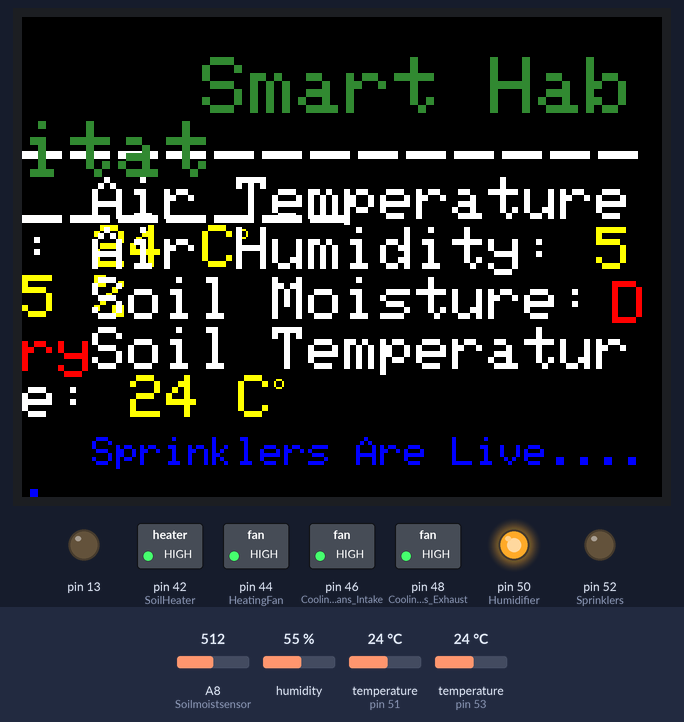
A sketch run on a simulated Arduino Mega 2560, built with avr-gcc and run on an emulated ATmega2560. Shown: 320×240 colour display, switched loads named in the sketch (green lamp = pin HIGH), output pins drawn as LEDs (lit = HIGH). Inputs (shaded band) come from the test bench; at power-on: temperature (sensors on pin 51, pin 53) 24 °C, A8 (Soilmoistsensor) = 512, humidity 55 %. What the sketch prints to the serial monitor is not drawn.

Above: at 1.4 s.
1.5 s: temperature (sensor on pin 51) set to 12 °C
At 13.2 s:
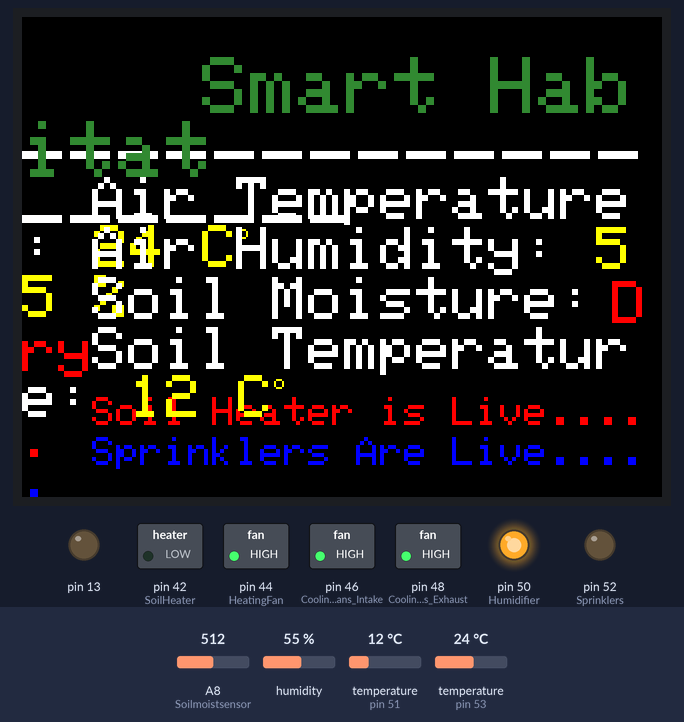
13.5 s: temperature (sensor on pin 53) set to 12 °C
At 23.5 s:
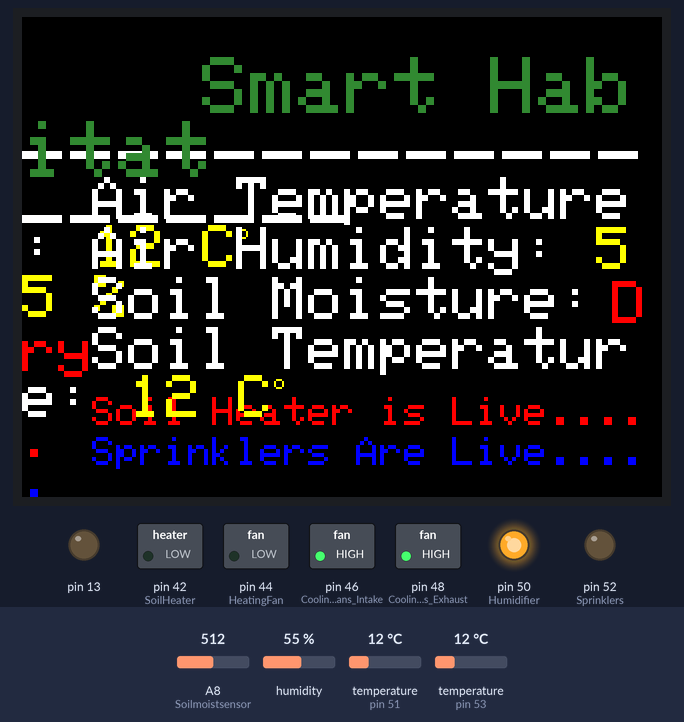
24.4 s: A8 (Soilmoistsensor) set to 415
35.0 s: A8 (Soilmoistsensor) set to 381
At 45.1 s:
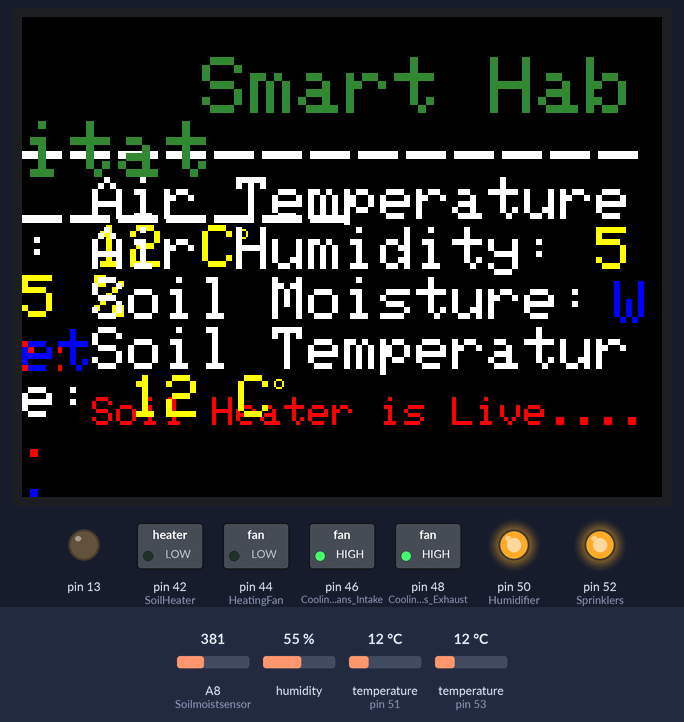
46.2 s: humidity set to 52 %
57.1 s: humidity set to 49 %
At 67.7 s:
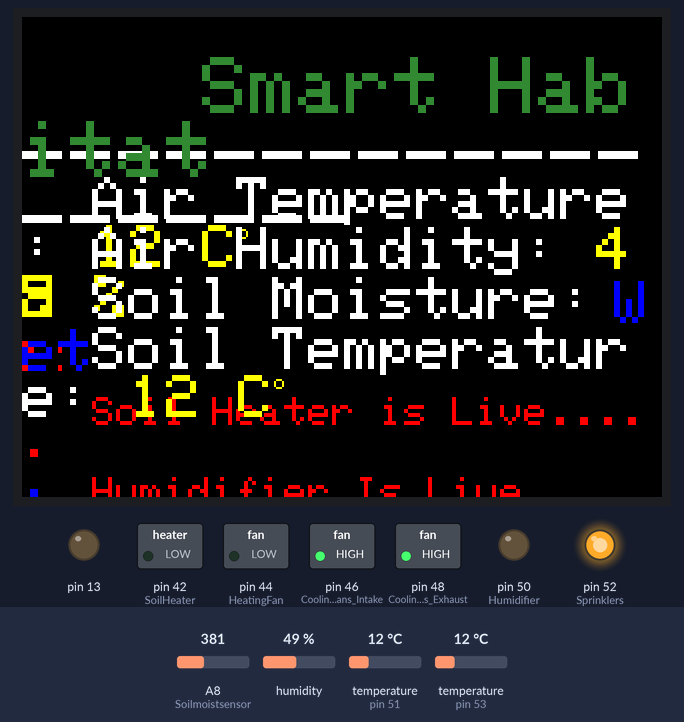
Timing chart, 0 to 69.1 s (numbered marks = the images above; inputs shaded):
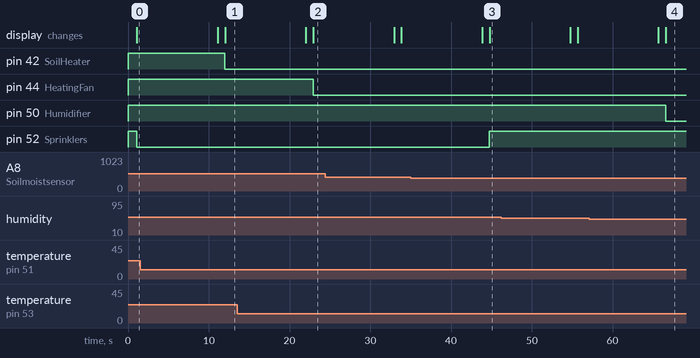

The sketch:

Smart_Habitat_v0.2.ino
```cpp
//Artificial Intel Formula For (Testing)
//Created By Fernando
String FerniOS_Version = "Ferni0S v0.4";

//=================================================  Header ============================================================================================================


#include <SimpleDHT.h> // Air Temp & Humid
#include <OneWire.h>  // Soil Temp
#include <DallasTemperature.h> // Soil Temp

//=====================Sensors====================================


int pinDHT11 = 53; // Temp. & Humid. Sensor pin 53
#define ONE_WIRE_BUS 51 // Soil Temp Sensor pin 51
int Soilmoistsensor = A8; // Soil Moisture Analog A8


//=====================Relay Control=============================


int HeatingFan = 44; // Heating Fan Intake Relay 1
int CoolingingFans_Intake = 46; // Cooling Fans Intake Relay 2
int CoolingingFans_Exhaust = 48; // Cooling Fans Exhaust/Dehumidifer Relay 3
int Humidifier = 50; // Humidifier Relay 4
int Sprinklers = 52; // Sprinklers Relay 5
int SoilHeater = 42; // Soil Heater Relay 6
//int UVLights = ; // UV Lights Relay 7
//int Empty = ; //  Relay 8


//=====================Data Pin/Analog Variables=============================


volatile byte relayState = LOW; // Relays
SimpleDHT11 dht11; // Air Temp & Humid
OneWire oneWire(ONE_WIRE_BUS); // Soil Temp
DallasTemperature Soiltemp(&oneWire);// Soil Temp
int SoilmoistsensorValue = 0; // Soil Moisture Sensor


//=============================================== GUI ======================================================================================================================================


//============== Libraries and variables of the OS ==========================


// *** SPFD5408 change -- Begin
#include <SPFD5408_Adafruit_GFX.h>    // Core graphics library
#include <SPFD5408_Adafruit_TFTLCD.h> // Hardware-specific library
#include <SPFD5408_TouchScreen.h>
// *** SPFD5408 change -- End

#include <EEPROM.h>                   //  To save button status on EEPROM

// The control pins for the LCD can be assigned to any digital or
// analog pins...but we'll use the analog pins as this allows us to
// double up the pins with the touch screen (see the TFT paint example).
#define LCD_CS A3 // Chip Select goes to Analog 3
#define LCD_CD A2 // Command/Data goes to Analog 2
#define LCD_WR A1 // LCD Write goes to Analog 1
#define LCD_RD A0 // LCD Read goes to Analog 0
#define LCD_RESET A4 // Can alternately just connect to Arduino's reset pin

#define LCDROTATION    3

/*  Touch  */

#define YP A3  // must be an analog pin, use "An" notation!
#define XM A2  // must be an analog pin, use "An" notation!
#define YM 9   // can be a digital pin
#define XP 8   // can be a digital pin


#define TS_MINX 150 //  150
#define TS_MINY 120 //  120
#define TS_MAXX 920 //  920
#define TS_MAXY 940 //  940

// For better pressure precision, we need to know the resistance
// between X+ and X- Use any multimeter to read it
// For the one we're using, its 300 ohms across the X plate
TouchScreen ts = TouchScreen(XP, YP, XM, YM, 300);

#define MINPRESSURE 10
#define MAXPRESSURE 1000

/*  End Touch  */

/*  Colors - Assign human-readable names to some common 16-bit color values:
	16bit color picker: https://ee-programming-notepad.blogspot.co.uk/2016/10/16-bit-color-generator-picker.html
	HTML colors: http://htmlcolorcodes.com/                                                                    */

#define BLACK           0x0000
#define WHITE           0xFFFF
#define BLUE            0x001F
#define RED             0xF800
#define GREEN           0x2685
#define CYAN            0x07FF
#define LIME            0x5FE0
#define MAGENTA         0xF81F
#define YELLOW          0xFFE0
#define TURQUOISE       0x0F1B
#define ORANGE          0xFBA0
#define PINK            0xF813
#define SKY             0x667F        // nice light blue
#define GREY            0xE73C
#define DarkTURQUOISE   0x3491
#define DarkGREY        0x39C7
#define DarkRED         0x8986
#define DarkGREEN       0x3446
#define DarkMAGENTA     0x612F
#define DarkBLUE        0x298B
#define DarkYELLOW      0x83E5
#define DarkORANGE      0xA347
#define DarkPINK        0xA1EF
#define GOLD            0xF3FF00      //  nice yellow
#define SALMON          0xFB2C        //  nice red

	//==================== Initialize TFT Display =========================
Adafruit_TFTLCD tft(LCD_CS, LCD_CD, LCD_WR, LCD_RD, LCD_RESET);


//==================================================Relay Setup========================================================================================================================================================


void setup()
{
	{
		Serial.begin(9600);
	}

	Soiltemp.begin(); // Soil Temp Sensor

	//=== Heating Fans ================================ Relay 1
	pinMode(HeatingFan, OUTPUT);
	digitalWrite(HeatingFan, HIGH);

	//=== Cooling Fans (Intake) ======================= Relay 2
	pinMode(CoolingingFans_Intake, OUTPUT);
	digitalWrite(CoolingingFans_Intake, HIGH);

	//=== Cooling Fans/Dehumidifer (Exhaust) ========== Relay 3
	pinMode(CoolingingFans_Exhaust, OUTPUT);
	digitalWrite(CoolingingFans_Exhaust, HIGH);

	//=== Humidifer =================================== Relay 4
	pinMode(Humidifier, OUTPUT);
	digitalWrite(Humidifier, HIGH);

	//=== Sprinklers ================================== Relay 5
	pinMode(Sprinklers, OUTPUT);
	digitalWrite(Sprinklers, HIGH);

	//=== Soil Heater ================================= Relay 6
	pinMode(SoilHeater, OUTPUT);
	digitalWrite(SoilHeater, HIGH);

	//=== UV Lights =================================== Relay 7
	/*pinMode(UVLights, OUTPUT);
	digitalWrite(UVLights, HIGH);*/

	//=== Empty ======================================= Relay 8
	//pinMode(Empty, OUTPUT);
	//digitalWrite(Empty, HIGH);


	// =================================================GUI Setup======================================================================================================================================================


	pinMode(13, OUTPUT);
	tft.reset();


	// ====================================================== Reset the TFT Display ========================================================


	tft.begin(0x9341);                          // The address of your Display
	tft.setRotation(LCDROTATION);               // Need for the Mega, please changed for your choice or rotation initial
	tft.fillScreen(BLACK);
}

void loop() {
	//=============Temp & Humid Moduel Formula=========================================================================================================================================================================
	// read with raw sample data.
	byte temperature = 0;
	byte humidity = 0;
	byte data[40] = { 0 };
	if (dht11.read(pinDHT11, &temperature, &humidity, data))


	//============= Serial Display (Testing) ============================================================================================================================================================================

	//======== Air Temp and Humid Display ========================

	Serial.print("Air Temperature: ");
	Serial.print((int)temperature); Serial.print(" *C, ");
	Serial.print("Air Humidity: ");
	Serial.print((int)humidity); Serial.println(" %");
	//delay(1000);

	//======== Soil Temp Display =================================

	Soiltemp.requestTemperatures(); // Send the command to get temperature readings
	Serial.print("Soil Temp: ");
	Serial.print(Soiltemp.getTempCByIndex(0));
	//delay(1000);

	//========= Soil Moisture Display ============================

	SoilmoistsensorValue = analogRead(Soilmoistsensor);
	Serial.print(" Soil Moisture: ");
	Serial.println(SoilmoistsensorValue);
	//delay(1000);

	//======== Light Intensity ================================= (Not in use)


	//========================================================================================== GUI =================================================================================

	 //=========================== Function Icons on ===================================

		if (SoilmoistsensorValue >= 400) // Sprinklers on (Default >= 400)
		{
			tft.setTextSize(2);
			tft.setCursor(35, 210);
			tft.setTextColor(BLUE);
			tft.print("Sprinklers Are Live.....");
		}

		else // Sprinklers off
		{
			tft.setCursor(35, 210);
			tft.print(" ");
		}

     //===================================================================================

		if (humidity <= 50) // Humidifier on (Default <= 50%)
		{
			tft.setTextSize(2);
			tft.setCursor(35, 230);
			tft.setTextColor(RED);
			tft.print("Humidifier Is Live.....");
		}

		else // Humidifier off
		{
			tft.setCursor(35, 230);
			tft.print(" ");
		}

	//===================================================================================

		if (temperature <= 23) // Heaters on (Default <= 23C)
		{
			tft.setTextSize(2);
			tft.setCursor(35, 270);
			tft.setTextColor(RED);
			tft.print("Air Heaters Are Live.....");
		}


		else // Heaters off
		{
			tft.setCursor(35, 270);
			tft.print(" ");
		}

	//===================================================================================

		if (temperature >= 25) // Fans on (Default >= 25C)
		{
			tft.setTextSize(2);
			tft.setCursor(35, 250);
			tft.setTextColor(BLUE);
			tft.print("Fans Are Live.....");
		}

		else // Fans off
		{
			tft.setCursor(35, 250);
			tft.print(" ");
		}

	//===================================================================================

		if ((Soiltemp.getTempCByIndex(0)) <= 22) // Soil Heaters on (Default <= 22C)
		{
			tft.setTextSize(2);
			tft.setCursor(35, 190);
			tft.setTextColor(RED);
			tft.print("Soil Heater is Live.....");
		}


		else // Soil Heaters off
		{
			tft.setCursor(35, 190);
			tft.print(" ");
		}

	//=================================================================================================================================================================


	/*  ----------------------- (Line)  */
	tft.setTextSize(4.1);
	tft.setTextColor(WHITE);
	tft.setCursor(0, 55);
	tft.print("--------------------");


	/*  Temperature  */
	tft.setTextSize(3);
	tft.setTextColor(WHITE);
	tft.setCursor(35, 80);
	tft.print("Air Temperature: ");
	tft.setTextColor(YELLOW);
	tft.print((int)temperature); tft.print(" C");
	tft.setTextSize(1);
	tft.print("o");


	/*  Humidity  */
	tft.setTextSize(3);
	tft.setCursor(35, 105);
	tft.setTextColor(WHITE);
	tft.print("Air Humidity: ");
	tft.setTextColor(YELLOW);
	tft.print((int)humidity); tft.print(" %");


	/*  Soil Moisture  */
	tft.setTextSize(3);
	tft.setCursor(35, 130);
	tft.setTextColor(WHITE);
	tft.print("Soil Moisture: ");


	/* Soil Temperature  */
	tft.setTextSize(3);
	tft.setTextColor(WHITE);
	tft.setCursor(35, 155);
	tft.print("Soil Temperature: ");
	tft.setTextColor(YELLOW);
	tft.print((int)Soiltemp.getTempCByIndex(0)); tft.print(" C");
	tft.setTextSize(1);
	tft.print("o");


	//===================================================================== Soil Moisture Icon on =====================================================================


	if (SoilmoistsensorValue >= 400) // Dry on (Default = 400)
	{
		tft.setTextSize(3);
		tft.setCursor(295, 132);
		tft.setTextColor(RED);
		tft.print("Dry");
	}

	else  // Dry off
	{
		tft.setCursor(295, 132);
		tft.print(" ");
	}

	//========================================================================

	if (SoilmoistsensorValue < 400) // Wet on (Default = 400)
	{
		tft.setTextSize(3);
		tft.setCursor(296, 132);
		tft.setTextColor(BLUE);
		tft.print("Wet");
	}

	else  // Wet off
	{
		tft.setCursor(296, 132);
		tft.print(" ");
	}


	//======================== Relay Control (AI) ==========================================================================================================================

	//========================= HUMIDIFER ================================================================================

	if (humidity <= 50) // Change the value of minimum humidity depending on required parameters (default <= 50%)
	{
		digitalWrite(Humidifier, LOW); // Turns Humidifier Relay on
	}

	if (humidity >= 55) // Change the value of maximum humidity depending on required parameters (default >= 55%)
	{
		digitalWrite(Humidifier, HIGH); // Turns Humidifer Relay off
	}

	//========================= SPRINKLERS ================================================================================

	if (SoilmoistsensorValue >= 400)  // Change the value of minimum soil moisture depending on required parameters (default >= 400)
	{
		digitalWrite(Sprinklers, LOW); // Turns Sprinklers Relay on
		digitalWrite(Humidifier, HIGH); // Turns Humidifer Relay off (if humidifier on while spriklers turn on, then turn humidifer off)
	}

	if (SoilmoistsensorValue <= 399) // Change the value of maximum soil moisture depending on required parameters (default < 400)
	{
		digitalWrite(Sprinklers, HIGH); // Turns Sprinklers Relay off
	}

	//======================= COOLING FANS (Intake & Exhaust) ============================================================

	if (temperature >= 25) // Change the value of maximum temperature (C) depending on required parameters (default >= 25c)
	{
		digitalWrite(CoolingingFans_Intake, LOW); // Turns Intake Cooling Fans Relay on
		digitalWrite(CoolingingFans_Exhaust, LOW); // Turns Intake Cooling Fans Relay on
	}

	if (temperature <= 24)   // Change the value of minimum temperature (C) depending on required parameters (default < 24c)
	{
		digitalWrite(CoolingingFans_Intake, HIGH); // Turns Intake Cooling Fans Relay off
		digitalWrite(CoolingingFans_Exhaust, HIGH); // Turns Intake Cooling Fans Relay off
	}

	//=========================== HEATER FANS ===========================================================================

	if (temperature <= 23) // Change the value of minimum temperature (C) depending on required parameters (default <= 23c)
	{
		digitalWrite(HeatingFan, LOW); // Turns Intake Cooling Fans Relay on
	}

	if (temperature >= 25)   // Change the value of maximum temperature (C) depending on required parameters (default > 25c)
	{
		digitalWrite(HeatingFan, HIGH); // Turns Intake Cooling Fans Relay off
	}

	//========================= UV Lights ================================================================================

	//if ( ) // Change the value of maximum Lighting exposure depending on required parameters (default = )
	//{
	//	digitalWrite( , LOW); // Turns UV Lights Relay on
	//}

	//if ( ) // Change the value of maximum Lighting exposure depending on required parameters (default = )
	//{
	//	digitalWrite( , HIGH); // Turns UV Lights Relay off
	//}

	//========================= Soil Heater ================================================================================

	if ((Soiltemp.getTempCByIndex(0)) <= 23) // Change the value of maximum Soil Temp depending on required parameters (default = 23c )
	{
		digitalWrite(SoilHeater, LOW); // Turns Soil Heater Relay on
	}

	if ((Soiltemp.getTempCByIndex(0)) >= 24) // Change the value of maximum Soil Temp depending on required parameters (default = 24c )
	{
		digitalWrite(SoilHeater, HIGH); // Turns Soil Heater Relay off
	}


	 //=================================================================================================================================================================


	 //============== Title ================

		tft.setTextSize(4);
		tft.setCursor(90, 20);
		tft.setTextColor(DarkGREEN);
		tft.print("Smart Habitat");

	 //======== Software Version ===========

		tft.setTextSize(2);
		tft.setCursor(330, 300);
		tft.setTextColor(WHITE);
		tft.print(FerniOS_Version);

     //=====================================

		//Refresh
		delay(10000);
		ClearPage();

	}

	// =============================== Clear Page Function ====================================

void  ClearPage() {                       //  Clear menus and Status bar
//  Serial.println("Clear Page");
	tft.fillRect(20, 55, 540, 450, BLACK);                        //  Clear Menu
}
```

Measured:
- the behaviour switches between 400 and 399 on A8 (Soilmoistsensor) (found by bisection; images 2 and 3)
- the behaviour switches between 51 and 50 % on humidity (found by bisection; images 3 and 4)
- after the input at 1.5 s, pin 42 (SoilHeater): HIGH → LOW after 10.5 s; the display: first differs from a run without the input after 10.5 s (image 1)
- after the input at 13.5 s, pin 44 (HeatingFan): HIGH → LOW after 9.4 s; the display: first differs from a run without the input after 9.4 s (image 2)
- after the input at 35.0 s, pin 52 (Sprinklers): LOW → HIGH after 9.7 s; the display: first differs from a run without the input after 9.8 s (image 3)
- after the input at 57.1 s, pin 50 (Humidifier): HIGH → LOW after 9.5 s; the display: first differs from a run without the input after 9.5 s (image 4)
